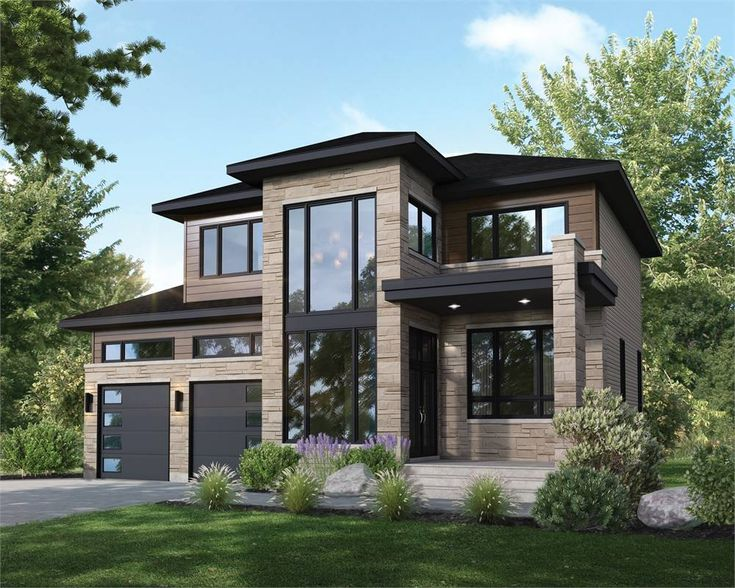
#> input picture Lab2/test_images/house.jpeg, 735 x 588 px
$ jupyter execute lab2.ipynb
#> lines starting #> are read from the running program, lines starting #| are printed output that depends on the picture; after the words box and inside, x2 and y2 are one past the last pixel; in counts of white or black regions, pixels touching at a corner belong together
[cell 1]
# імпорт бібліотек
import cv2
import tkinter as tk
import os
from tkinter import filedialog
import matplotlib.pyplot as plt
import numpy as np

## Допоміжна теорія

> `Дискретний шлях бінарного зображення між двома пікселями` –
це послідовність пікселів, в якій при переміщенні від початкового
пікселя до кінцевого пікселя кожен піксель послідовності має два
сусідні пікселі, що належать цій послідовності: попередній і
наступний.

> `Контур бінарного зображення` – це будь-який замкнутий шлях. У
разі бінарного зображення контур – це межа зв'язаної області з
однаковою інтенсивністю.

> `Режими групування у cv.findContours()`
> - CV_RETR_LIST - видає всі контури без групування;
> - CV_RETR_EXTERNAL – видає лише крайні зовнішні контури.
> - CV_RETR_CCOMP - групує контури у дворівневу ієрархію. На
верхньому рівні – зовнішні контури об'єкта. На другому рівні –
контури отворів, якщо такі є. Решта контурів потрапляють на верхній
рівень.
> - CV_RETR_TREE - групує контури в багаторівневу ієрархію.

> `Режими пакування у cv.findContours()`
> - CV_CHAIN_APPROX_NONE – упаковка відсутня і всі контури
зберігаються у вигляді відрізків, що складаються з двох пікселів.
> - CV_CHAIN_APPROX_SIMPLE — склеює всі горизонтальні,
вертикальні та діагональні контури.
> - CHAIN_APPROX_TC89_L1, CHAIN_APPROX_TC89_KCOS - застосовує до контурів метод упаковки (апроксимації) TehChin. Вони дозволяють позбавитися від зайвих вершин, зменшуючи кількість точок.

## Допоміжні функції для роботи з картинками

[cell 2]
def show_image(img, title=None):
    """
    Відображує зображення у matplotlib.

    Parameters:
    - `img (numpy.ndarray)`: Зображення у форматі NumPy ndarray.
    - `title (str, optional)`: Заголовок для відображення. За замовчуванням - None.

    Returns:
    - `None`
    """
    plt.imshow(cv2.cvtColor(img, cv2.COLOR_BGR2RGB))
    plt.title(title)
    plt.show()

[cell 3]
def load_image(flag):
    """
    Функція зчитування зображення.

    Parameters:
    - `flag (int)`: Прапорець для cv2.imread, вказує режим завантаження (наприклад, cv2.IMREAD_COLOR).

    Returns:
    - `numpy.ndarray or None`: Зображення у форматі NumPy ndarray або None, якщо завантаження не вдалося.
    """
#> called with flag = 0
    file_path = filedialog.askopenfilename()
#> the answer given: test_images/house.jpeg

    if not file_path:
        return None
    if not os.path.isfile(file_path):
        return None

    # Завантажуємо кольорове зображення
    return cv2.imread(file_path, flag)
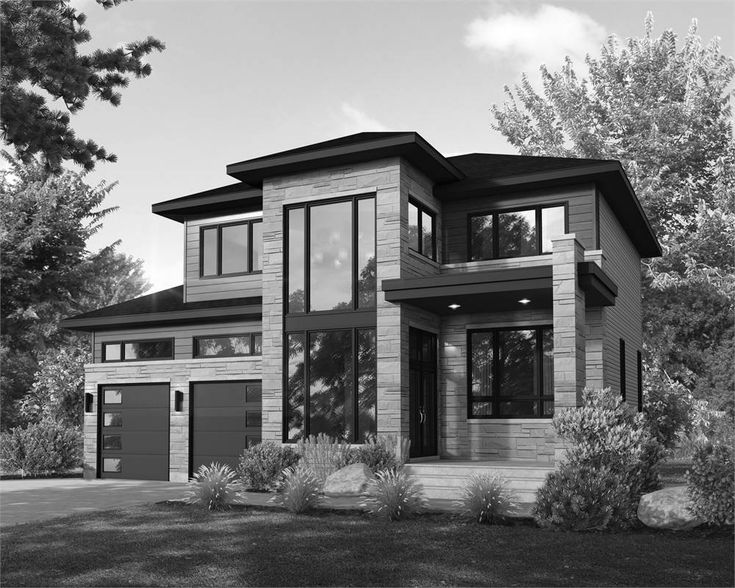
#> returned value: shape (588, 735); min 0, max 255, mean 116

## Знаходження та обробка контурів

[cell 4]
def binary_inverted_picture(img):
    """Функція конвертації зображення у бінарно-інвертоване.

    Parameters:
    - `img (array)`: Картинка для інвертації у монохромі.

    Returns:
    - `array`: Бінарно-інвертована картинка.
    """
    img = cv2.medianBlur(img, 5)  # Функція розмиття (згладжування) зображення медіанним фільтром, де 5 – параметр розмиття (можна вибирати лише непарним та більше 1)
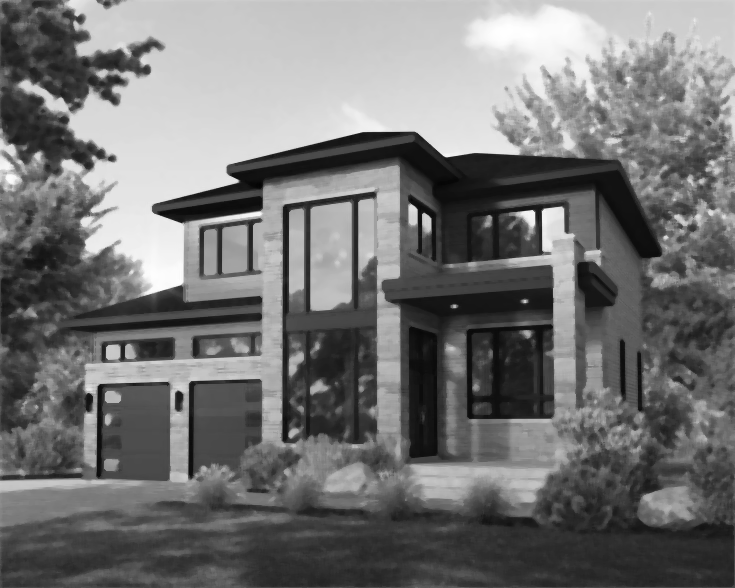
#> img: shape (588, 735); min 3, max 255, mean 115.7

    thresh = cv2.adaptiveThreshold(img, 255, cv2.ADAPTIVE_THRESH_GAUSSIAN_C, cv2.THRESH_BINARY, 11, 2)  # Перетворюємо вхідне зображення на бінарно-інвертоване зображення. Тут 255 – максимальне значення, 3 – граничне значення для пікселя (товщина контуру), 10 – граничне значення для всього зображення
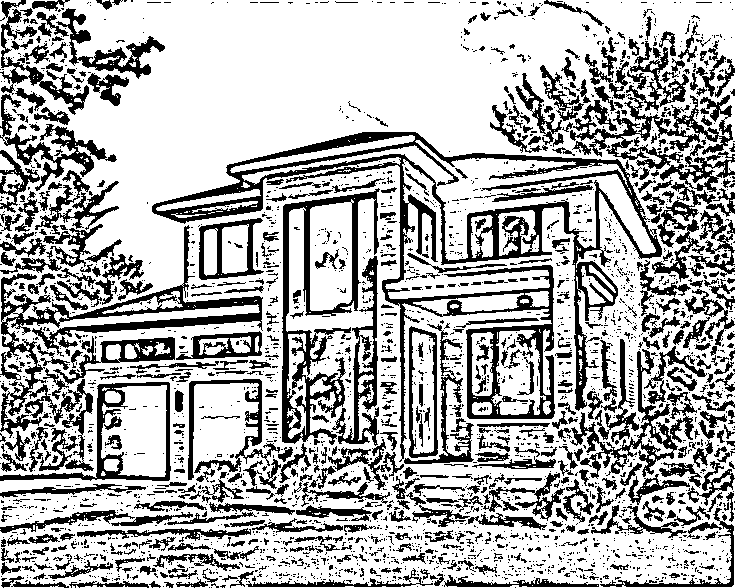
#> thresh: shape (588, 735); 69.5% white; 2805 black regions (2239 under 20 px), largest, box (x1, y1, x2, y2) and area: (152, 132, 662, 462) 20117, (0, 225, 263, 471) 7928, (282, 188, 380, 445) 6106
    return thresh

[cell 5]
def show_binary_inverted_picture(thresh):
    """Функція показу бінарно-інвертованого зображення

    Args:
    - `thresh (array)`: бінарно-інвертована картинка для пошука контурів

    Returns:
    - `None`

    Examples:
        >>> show_binary_inverted_picture(thresh)
        # бінарно-інвертована картинка відображена через matplotlib
    """

    show_image(thresh, 'Бінарно-інвертована обрана картинка для пошука контурів')

[cell 6]
def plot_contours(img, contour_group_mode, contour_packaging_mode):
    """
    Функція пошуку та виводу знайдених контурів.

    Parameters:
    - `img (numpy.ndarray)`: Зображення у форматі NumPy ndarray.
    - `contour_group_mode (int)`: Режим групування контурів (наприклад, cv2.RETR_EXTERNAL).
    - `contour_packaging_mode (int)`: Режим упаковування контурів (наприклад, cv2.CHAIN_APPROX_SIMPLE).

    Returns:
    - `None`
    """
#> called with contour_group_mode = 1, contour_packaging_mode = 2
    thresh = binary_inverted_picture(img)

    contours, hierarchy = cv2.findContours(thresh.copy(), contour_group_mode, contour_packaging_mode)  # модуль контурів
#> contours = 4324 contours, 3452 with area under 20; largest, box (x1, y1, x2, y2) and area: (0, 0, 735, 588) 403213, (151, 131, 663, 460) 43116, (281, 187, 381, 446) 12538, (242, 140, 656, 261) 10724, (101, 385, 167, 477) 4636

    # cnt = contours[123] # в змінній зберігається якийсь один контур з массиву contours
    print(f'Було знайдено {len(contours)} контурів')
#| Було знайдено 4324 контурів
    img = cv2.cvtColor(img, cv2.COLOR_GRAY2BGR)
    img = cv2.drawContours(img, contours, -1, (0, 255, 0), 1)
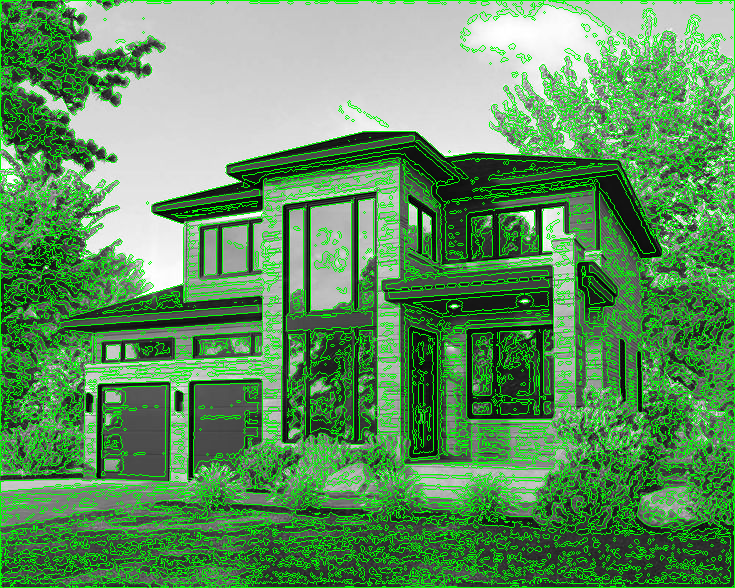
#> img: shape (588, 735, 3); mean B, G, R 95.5, 147.1, 95.5
    show_image(img,'Зображені поверх картинки знайдені контури')
    cv2.waitKey(0)
    cv2.destroyAllWindows()

[cell 7]
# ініціалізація зображення
img = load_image(0)
show_image(img, 'Завантажене зображення у монохромі')

[cell 8]
# фільтрація зображення перед пошуком контурів
bin_inv_img = binary_inverted_picture(img)
show_binary_inverted_picture(bin_inv_img)

[cell 9]
# Метод пакування CV_CHAIN_APPROX_SIMPLE
print('Режим cv2.RETR_LIST групування \nвидає всі контури без групування.')
plot_contours(img, cv2.RETR_LIST, cv2.CHAIN_APPROX_SIMPLE)
print('Режим cv2.RETR_EXTERNAL групування \nвидає лише крайні зовнішні контури.')
plot_contours(img, cv2.RETR_EXTERNAL, cv2.CHAIN_APPROX_SIMPLE)
#> call 2 of plot_contours, with contour_group_mode = 0, contour_packaging_mode = 2
#> in plot_contours (call 2), `contours, hierarchy = cv2.findContours(thresh.copy(), contour_group_mo..`: contours = 106 contours, 89 with area under 20; largest, box (x1, y1, x2, y2) and area: (0, 0, 735, 588) 403213, (101, 385, 167, 477) 4636, (0, 349, 36, 430) 900, (102, 291, 183, 314) 479, (0, 172, 24, 192) 189
#| Було знайдено 106 контурів
#> in plot_contours (call 2), `img = cv2.drawContours(img, contours, -1, (0, 255, 0), 1)`:
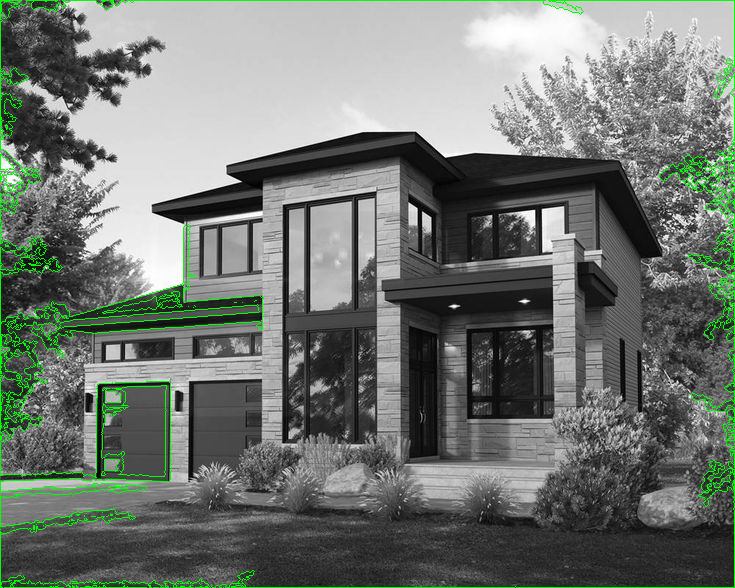
#> img: shape (588, 735, 3); mean B, G, R 113.4, 119.6, 113.4
print('Режим cv2.RETR_CCOMP групування \nгрупує контури у дворівневу ієрархію.')
plot_contours(img, cv2.RETR_CCOMP, cv2.CHAIN_APPROX_SIMPLE)
#> in plot_contours (call 3), `contours, hierarchy = cv2.findContours(thresh.copy(), contour_group_mo..`: contours = 4324 contours, 3452 with area under 20; largest, box (x1, y1, x2, y2) and area: (0, 0, 735, 588) 403213, (151, 131, 663, 460) 43116, (281, 187, 381, 446) 12538, (242, 140, 656, 261) 10724, (101, 385, 167, 477) 4636
#| Було знайдено 4324 контурів
print('Режим cv2.RETR_TREE групування \nгрупує контури в багаторівневу ієрархію.')
plot_contours(img, cv2.RETR_TREE, cv2.CHAIN_APPROX_SIMPLE)
#| Було знайдено 4324 контурів

[cell 10]
# Метод пакування CV_CHAIN_APPROX_NONE
print('Режим cv2.RETR_LIST групування \nвидає всі контури без групування.')
plot_contours(img, cv2.RETR_LIST, cv2.CHAIN_APPROX_NONE)
#| Було знайдено 4324 контурів
print('Режим cv2.RETR_EXTERNAL групування \nвидає лише крайні зовнішні контури.')
plot_contours(img, cv2.RETR_EXTERNAL, cv2.CHAIN_APPROX_NONE)
#> in plot_contours (call 6), `contours, hierarchy = cv2.findContours(thresh.copy(), contour_group_mo..`: contours = 106 contours, 89 with area under 20; largest, box (x1, y1, x2, y2) and area: (0, 0, 735, 588) 403213, (101, 385, 167, 477) 4636, (0, 349, 36, 430) 900, (102, 291, 183, 314) 479, (0, 172, 24, 192) 189
#| Було знайдено 106 контурів
print('Режим cv2.RETR_CCOMP групування \nгрупує контури у дворівневу ієрархію.')
plot_contours(img, cv2.RETR_CCOMP, cv2.CHAIN_APPROX_NONE)
#> in plot_contours (call 7), `contours, hierarchy = cv2.findContours(thresh.copy(), contour_group_mo..`: contours = 4324 contours, 3452 with area under 20; largest, box (x1, y1, x2, y2) and area: (0, 0, 735, 588) 403213, (151, 131, 663, 460) 43116, (281, 187, 381, 446) 12538, (242, 140, 656, 261) 10724, (101, 385, 167, 477) 4636
#| Було знайдено 4324 контурів

$ run again, on Lab2/test_images/text.jpg
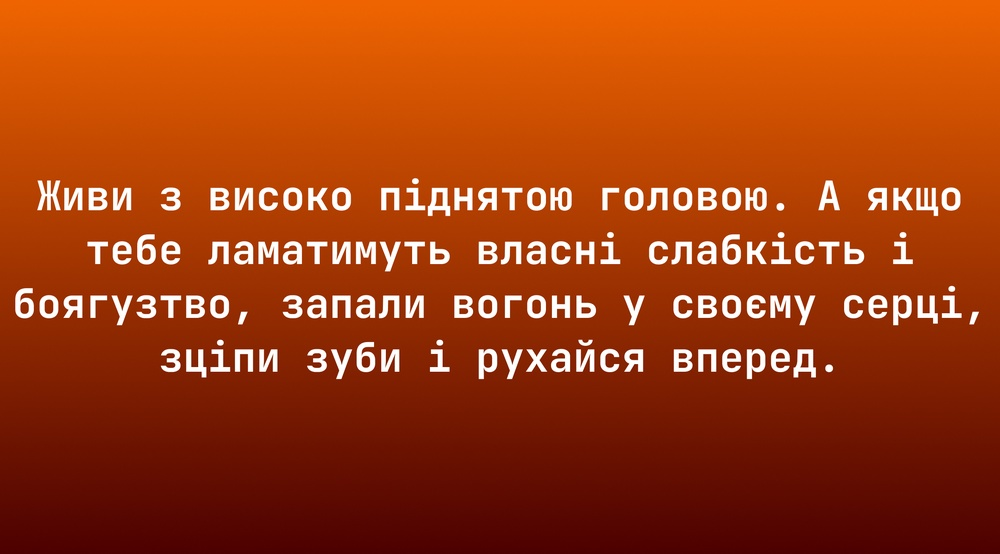
#> input picture Lab2/test_images/text.jpg, 1000 x 554 px, shrunk from 2361 x 1307 before the run
#> in binary_inverted_picture, `thresh = cv2.adaptiveThreshold(img, 255, cv2.ADAPTIVE_THRESH_GAUSSIAN_..`:
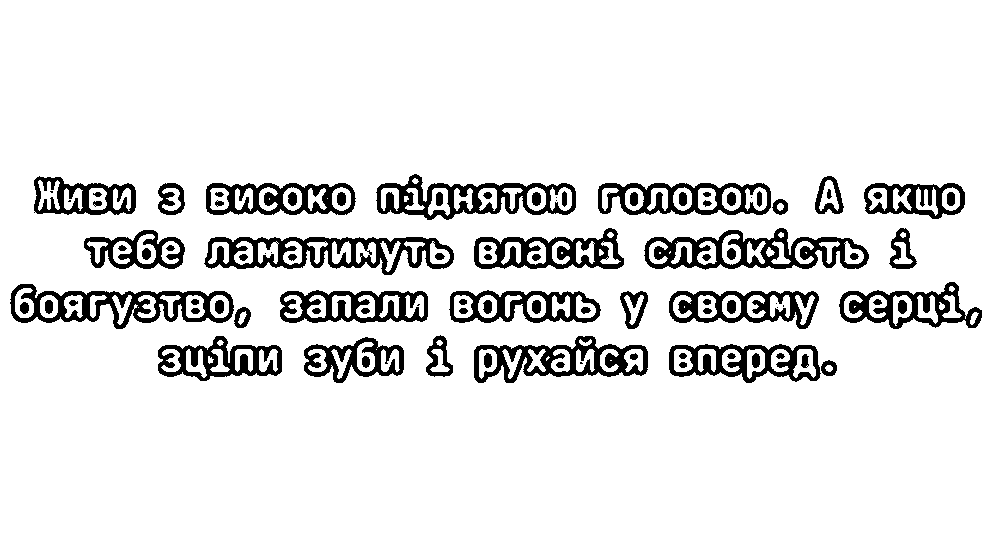
#> thresh: shape (554, 1000); 90.2% white; 97 black regions (12 under 20 px), largest, box (x1, y1, x2, y2) and area: (204, 237, 454, 275) 4095, (644, 228, 869, 270) 3954, (10, 284, 234, 329) 3570
#> contours = 261 contours, 46 with area under 20; largest, box (x1, y1, x2, y2) and area: (0, 0, 1000, 554) 552447, (203, 236, 455, 276) 7100, (643, 227, 870, 271) 6716, (9, 283, 235, 330) 6591, (375, 173, 577, 221) 6092
#| Було знайдено 261 контурів
#> contours = [[[0, 0], [0, 553], [999, 553], [999, 0]]]
#| Було знайдено 1 контурів
#> in plot_contours (call 2), `img = cv2.drawContours(img, contours, -1, (0, 255, 0), 1)`:
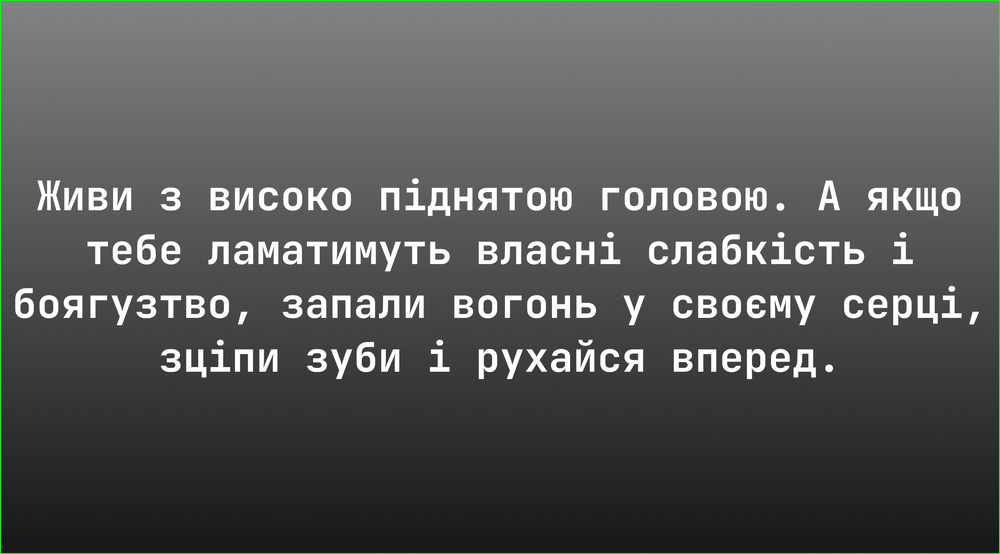
#> img: shape (554, 1000, 3); mean B, G, R 86.3, 87.7, 86.3
#> contours = 261 contours, 46 with area under 20; largest, box (x1, y1, x2, y2) and area: (0, 0, 1000, 554) 552447, (203, 236, 455, 276) 7100, (643, 227, 870, 271) 6716, (9, 283, 235, 330) 6591, (375, 173, 577, 221) 6092
#| Було знайдено 261 контурів
#| Було знайдено 261 контурів
#| Було знайдено 261 контурів
#> contours = 1 contour; box (x1, y1, x2, y2) and area: (0, 0, 1000, 554) 552447
#| Було знайдено 1 контурів
#> contours = 261 contours, 46 with area under 20; largest, box (x1, y1, x2, y2) and area: (0, 0, 1000, 554) 552447, (203, 236, 455, 276) 7100, (643, 227, 870, 271) 6716, (9, 283, 235, 330) 6591, (375, 173, 577, 221) 6092
#| Було знайдено 261 контурів
